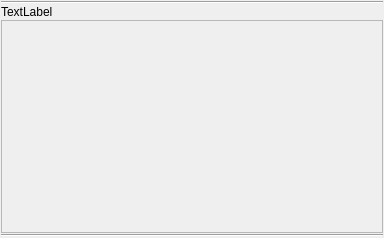
<?xml version="1.0" encoding="UTF-8"?>
<ui version="4.0">
 <class>WidgetGSLibParGrid</class>
 <widget class="QWidget" name="WidgetGSLibParGrid">
  <property name="geometry">
   <rect>
    <x>0</x>
    <y>0</y>
    <width>384</width>
    <height>238</height>
   </rect>
  </property>
  <property name="windowTitle">
   <string>Form</string>
  </property>
  <layout class="QVBoxLayout" name="layoutFields">
   <property name="spacing">
    <number>1</number>
   </property>
   <property name="leftMargin">
    <number>1</number>
   </property>
   <property name="topMargin">
    <number>1</number>
   </property>
   <property name="rightMargin">
    <number>1</number>
   </property>
   <property name="bottomMargin">
    <number>1</number>
   </property>
   <item>
    <widget class="Line" name="line">
     <property name="orientation">
      <enum>Qt::Horizontal</enum>
     </property>
    </widget>
   </item>
   <item>
    <widget class="QLabel" name="lblDesc">
     <property name="text">
      <string>TextLabel</string>
     </property>
    </widget>
   </item>
   <item>
    <widget class="QFrame" name="frmFields">
     <property name="sizePolicy">
      <sizepolicy hsizetype="Preferred" vsizetype="Expanding">
       <horstretch>0</horstretch>
       <verstretch>0</verstretch>
      </sizepolicy>
     </property>
     <property name="frameShape">
      <enum>QFrame::StyledPanel</enum>
     </property>
     <property name="frameShadow">
      <enum>QFrame::Raised</enum>
     </property>
     <layout class="QVBoxLayout" name="layoutFields_2">
      <property name="spacing">
       <number>1</number>
      </property>
      <property name="leftMargin">
       <number>1</number>
      </property>
      <property name="topMargin">
       <number>1</number>
      </property>
      <property name="rightMargin">
       <number>1</number>
      </property>
      <property name="bottomMargin">
       <number>1</number>
      </property>
     </layout>
    </widget>
   </item>
   <item>
    <widget class="Line" name="line_2">
     <property name="orientation">
      <enum>Qt::Horizontal</enum>
     </property>
    </widget>
   </item>
  </layout>
 </widget>
 <resources/>
 <connections/>
</ui>
